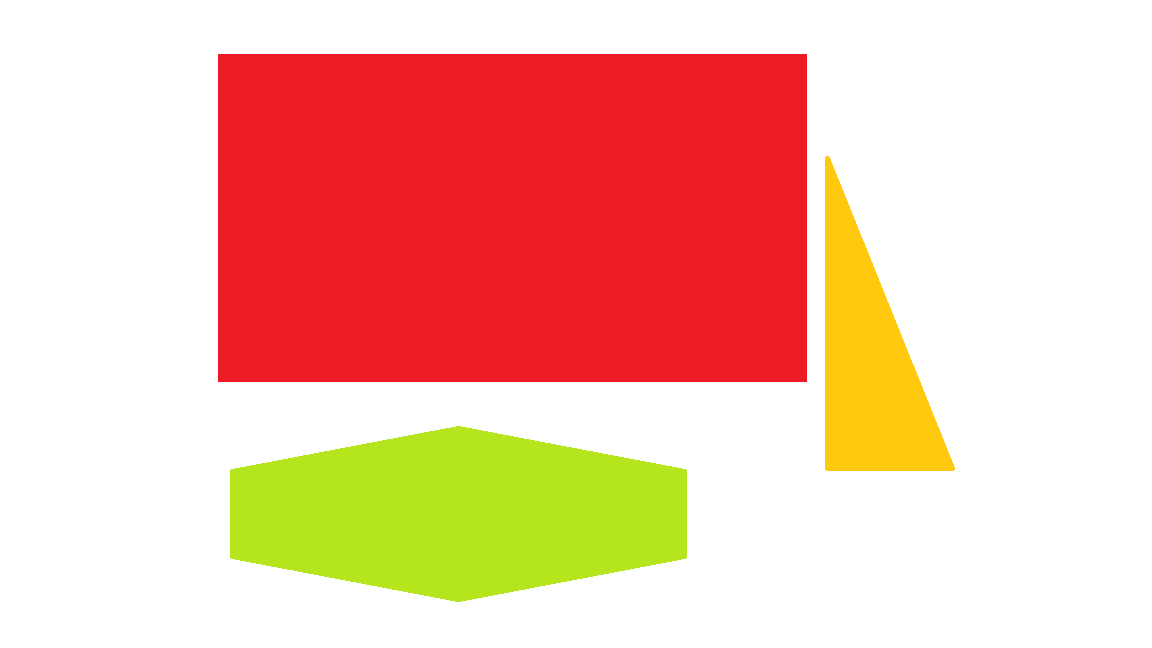
#> input picture day4/paint1.png, 1152 x 648 px
$ python threshold.py
#> lines starting #> are read from the running program, lines starting #| are printed output that depends on the picture; after the words box and inside, x2 and y2 are one past the last pixel; in counts of white or black regions, pixels touching at a corner belong together
#!/usr/bin/python
from __future__ import print_function
import numpy as np
import cv2
from matplotlib import pyplot as plt

img=cv2.imread('paint1.png',0)
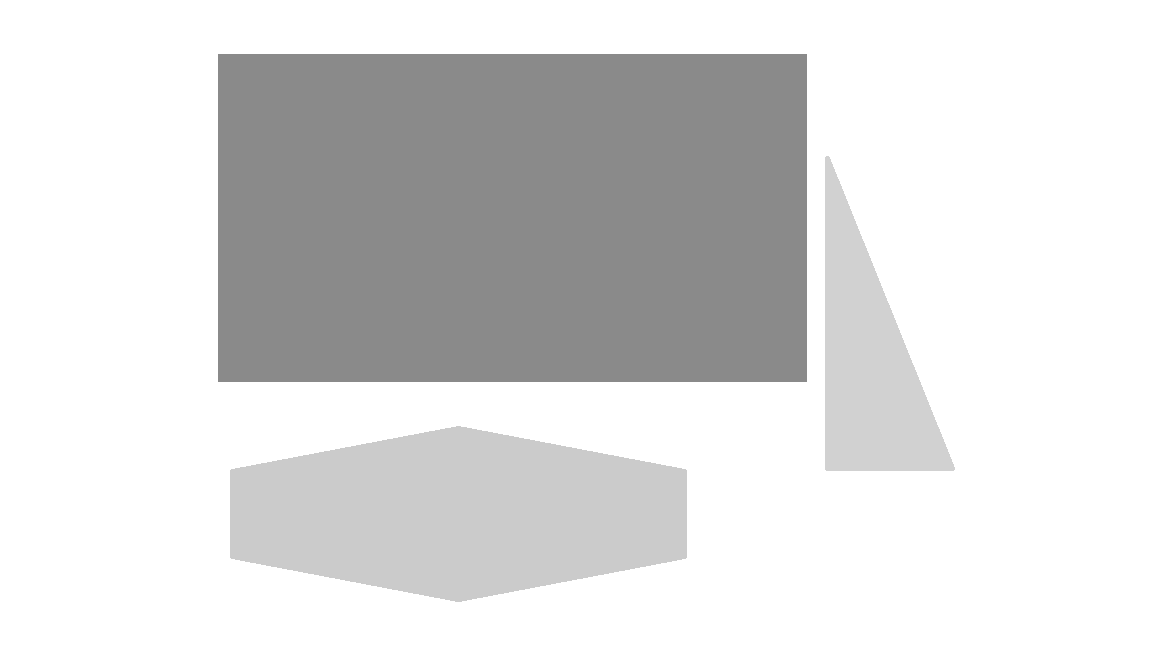
#> img: shape (648, 1152); min 138, max 255, mean 219.2

ret, img_new= cv2.threshold(img, 240, 255, cv2.THRESH_BINARY) #img_new->output image; img->src image
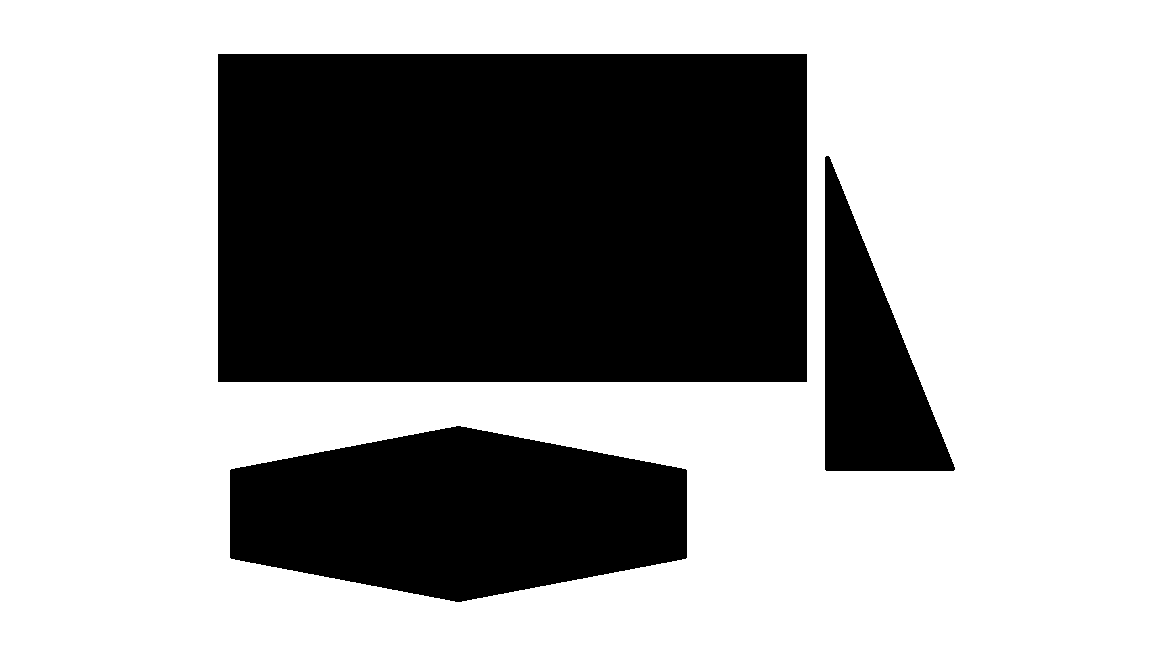
#> img_new: shape (648, 1152); 63.1% white; 3 black regions, box (x1, y1, x2, y2) and area: (218, 54, 807, 382) 193192, (230, 426, 687, 602) 60614, (825, 156, 955, 471) 21331
cv2.imshow('image',img_new)
cv2.waitKey(3000)
cv2.destroyAllWindows()


#ret, img_new= cv2.threshold(img, 240, 255, cv2.THRESH_BINARY)
#img_new->output image; img->src image
#240->threshold value. 255->maxVal
#cv2.THRESH_BINARY->{maxval if src (x, y) > thresh.... otherwise 0}
#cv2.THRESH_BINARY_INV-> opposite behaviour of cv2.THRES-BINARY_INV

#*****cv2.threshold only applies to single-channel array

$ run again, with day4/a.png copied over day4/paint1.png
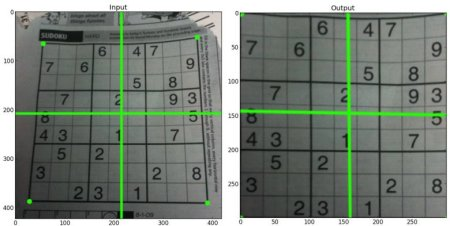
#> input picture day4/a.png, 450 x 226 px
#> `img=cv2.imread('paint1.png',0)`:
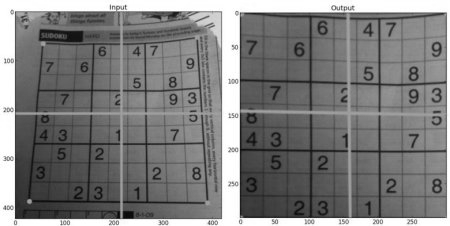
#> img: shape (226, 450); min 7, max 255, mean 124.7
#> `ret, img_new= cv2.threshold(img, 240, 255, cv2.THRESH_BINARY)`:
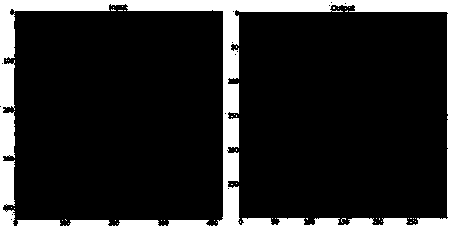
#> img_new: shape (226, 450); 13.7% white; 59 white regions (54 under 20 px), largest, box (x1, y1, x2, y2) and area: (0, 0, 450, 226) 12874, (17, 220, 61, 226) 256, (118, 220, 159, 226) 237, (168, 220, 209, 226) 235, (69, 220, 110, 226) 234
